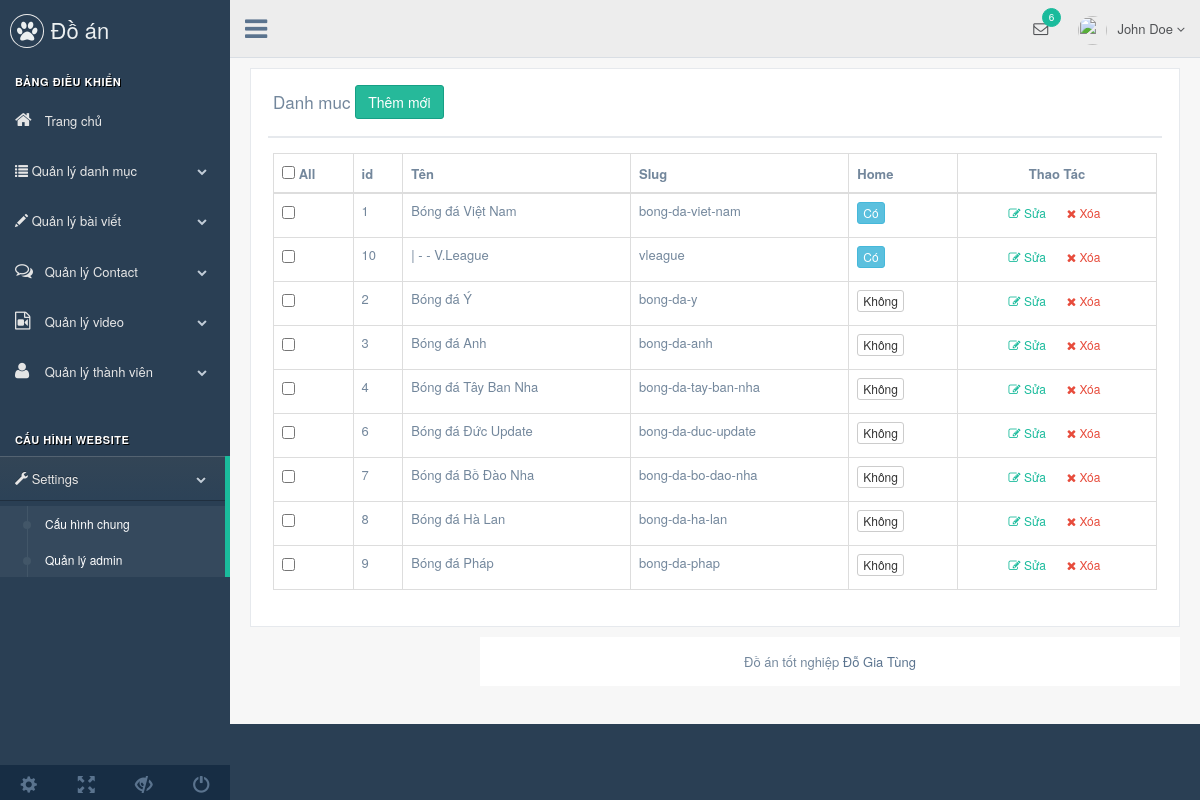
The page /admin/modules/category/index.php on the database its author committed.
### tables this page shows
CREATE TABLE `category` (
  `id` int(11) NOT NULL,
  `home` tinyint(4) DEFAULT '0',
  `parent_id` int(11) DEFAULT '0',
  `name` varchar(100) DEFAULT NULL,
  `slug` varchar(100) DEFAULT NULL,
  `active` tinyint(4) DEFAULT '1',
  `banner` varchar(100) DEFAULT NULL
);

### libraries/Database.php (called while the page is built, shortened)
<?php
    class Database
    {
        public $link;
        public function __construct()
        {
            $this->link = mysqli_connect("localhost","root","","DoGiaTung") or die ();
            mysqli_set_charset($this->link,"utf8");
        }
         public function fetchAll($table)
        {
            $sql = "SELECT * FROM {$table} WHERE 1" ;
            $result = mysqli_query($this->link,$sql) or die("Lỗi Truy Vấn fetchAll " .mysqli_error($this->link));
            $data = [];
            if( $result)
            {
                while ($num = mysqli_fetch_assoc($result))
                {
                    $data[] = $num;
                }
            }
            return $data;
        }
    }
?>

### admin/modules/category/index.php (the view, shortened to what this page needs)
<?php
include __DIR__ ."/../../autoload/autoload.php";
$category = $db->fetchAll('category');
?>
<?php
    include __DIR__ ."/../../layouts/header.php";
 ?>
<div class="right_col" role="main">
   <div class="x_panel">
         <div class="x_title">
        <h2>Danh muc  <a href="add.php" class="btn btn-success">Thêm mới </a></h2>
        <div class="clearfix"></div>
    </div>
    <div class="x_content">
        <table class="table table-bordered" >
                        <thead>
                            <tr>
                                <th> <input type="checkbox" name="" id="checkall" > All</th>
                                <th> id </th>
                                <th> Tên </th>
                                <th> Slug </th>
                                <th> Home </th>
                                <th class="text-center"> Thao Tác </th>
                            </tr>
                        </thead>
                        <tbody>
                            <?php foreach($categorySort as $item) :?>
                            <tr>
                               <td><input type="checkbox" name="checkid[]" class="checkone" value="<?php echo $item['id'] ?>"></td>
                               <td><?php echo $item['id'] ?></td>
                               <td>
                                    <?php $str = ''; for($i = 0 ; $i < $item['level']; $i++){ echo $str; $str.="| - -";} ?> <?php echo $item['name'] ?>
                               </td>
                               <td> <?php echo $item['slug'] ?></td>
                                <td>
                                    <?php if($item['home'] == 0) :?>
                                        <a href="home.php?id=<?php echo $item['id'] ?>" class="btn btn-xs btn-default">Không</a>
                                    <?php else : ?>
                                        <a href="home.php?id=<?php echo $item['id'] ?>" class="btn btn-xs btn-info">Có</a>
                                    <?php endif ;?>
                                </td>
                               <td class="text-center">
                                    <a href="edit.php?id=<?php echo $item['id'] ?>" class="btn default btn-xs green"><i class="fa fa-edit"></i> Sửa</a>
                                    <a href="delete.php?id=<?php echo $item['id'] ?>" class="btn default btn-xs red confirmation" > <i class="fa fa-times"></i> Xóa</a>
                                </td>
                            </tr>
                            <?php endforeach ; ?>
                        </tbody>
        </table>
    </div>
    </div>
<?php
     include __DIR__ ."/../../layouts/footer.php";
?>

### rows shown on the page
category: id "1", name "Bóng đá Việt Nam", slug "bong-da-viet-nam"
category: id "10", str "| - -", name "V.League", slug "vleague"
category: id "2", name "Bóng đá Ý", slug "bong-da-y"
category: id "3", name "Bóng đá Anh", slug "bong-da-anh"
category: id "4", name "Bóng đá Tây Ban Nha", slug "bong-da-tay-ban-nha"
category: id "6", name "Bóng đá Đức Update", slug "bong-da-duc-update"
category: id "7", name "Bóng đá Bồ Đào Nha", slug "bong-da-bo-dao-nha"
category: id "8", name "Bóng đá Hà Lan", slug "bong-da-ha-lan"
category: id "9", name "Bóng đá Pháp", slug "bong-da-phap"
